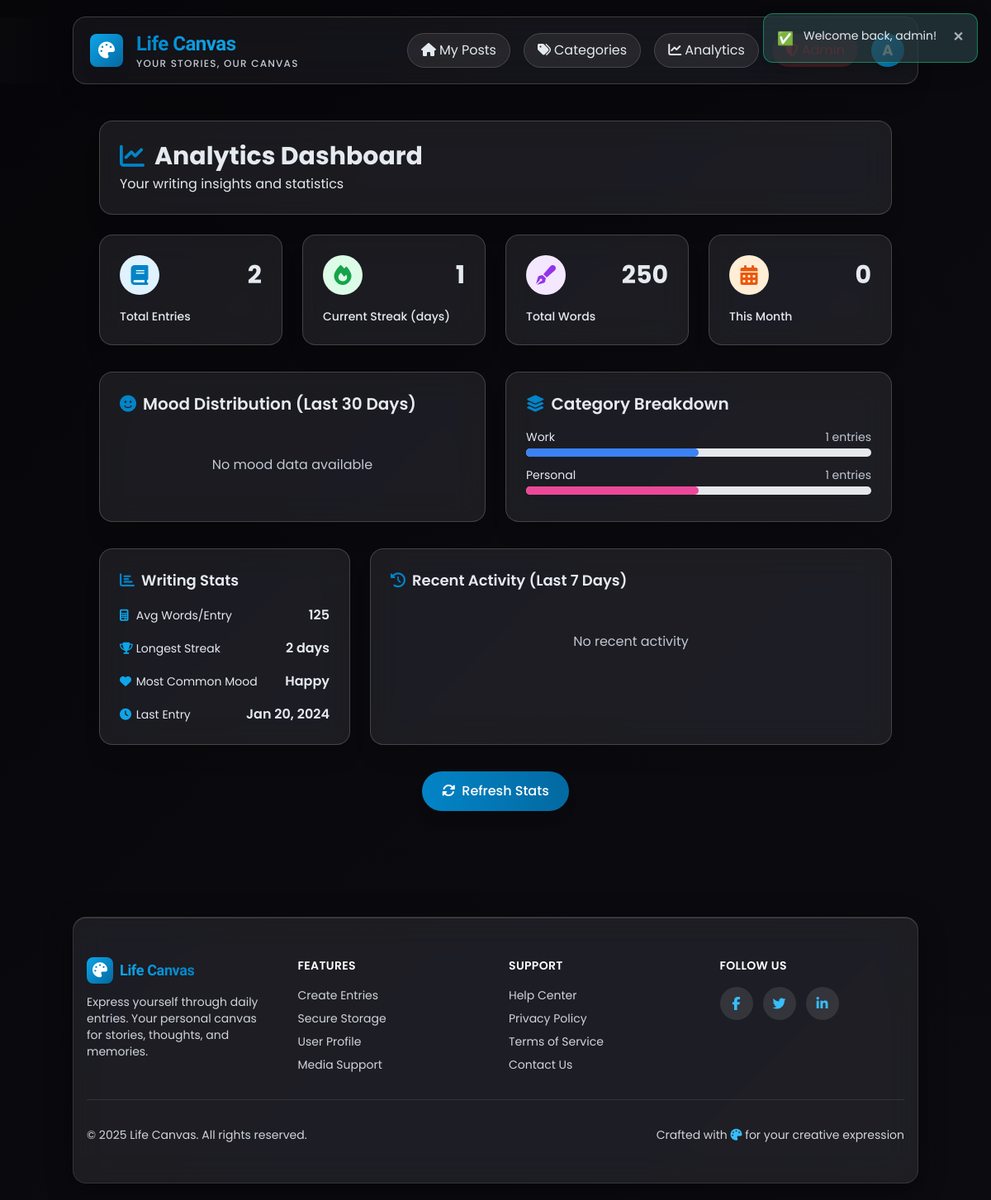
/analytics.php (signed in), run on the app's committed database.
### tables this page shows
CREATE TABLE IF NOT EXISTS user_stats (
  user_id INT UNSIGNED PRIMARY KEY,
  total_entries INT UNSIGNED DEFAULT 0,
  total_words INT UNSIGNED DEFAULT 0,
  longest_streak INT UNSIGNED DEFAULT 0,
  current_streak INT UNSIGNED DEFAULT 0,
  avg_words_per_entry DECIMAL(10, 2) DEFAULT 0,
  most_common_mood VARCHAR(30) NULL,
  last_entry_date DATE NULL,
  updated_at TIMESTAMP DEFAULT CURRENT_TIMESTAMP ON UPDATE CURRENT_TIMESTAMP,
  CONSTRAINT fk_user_stats FOREIGN KEY (user_id) REFERENCES users(user_id) ON DELETE CASCADE
);

### config/config.php (called while the page is built)
<?php
return [
    'db' => [
        'host' => '127.0.0.1',
        'port' => 3306,
        'name' => 'diary_app',
        'user' => 'root',
        'pass' => '',
        'charset' => 'utf8mb4'
    ],
    'app' => [
        'base_url' => '',
        'session_name' => 'diaryapp_sess',
        'display_errors' => true
    ],
    'uploads' => [
        'dir' => __DIR__ . '/../uploads',
        'max_size_bytes' => 5 * 1024 * 1024,
        'allowed_mime' => [
            'image/jpeg', 'image/png', 'image/gif', 'image/webp',
            'audio/mpeg', 'audio/wav', 'audio/ogg'
        ]
    ]
];

### lib/auth.php (called while the page is built, shortened)
<?php
require_once __DIR__ . '/../config/db.php';
require_once __DIR__ . '/utils.php';
function start_session_once(): void {
    $config = require __DIR__ . '/../config/config.php';
}
function is_logged_in(): bool {
    return isset($_SESSION['user_id']);
}
function current_user_id(): ?int {
    return is_logged_in() ? (int)$_SESSION['user_id'] : null;
}
function get_logged_in_user(): ?array {
    require_once __DIR__ . '/db.php';
    return db_one("SELECT u.*, r.role_name
                   FROM users u
                   LEFT JOIN roles r ON u.role_id = r.role_id
                   WHERE u.user_id = ?", [current_user_id()]);
}

### config/db.php (called while the page is built, shortened)
<?php
$config = require __DIR__ . '/config.php';
function get_pdo(): PDO {
    static $pdo = null;
    if ($pdo !== null) return $pdo;
    $config = require __DIR__ . '/config.php';
    $dsn = sprintf('mysql:host=%s;port=%d;dbname=%s;charset=%s',
        $config['db']['host'],
        $config['db']['port'],
        $config['db']['name'],
        $config['db']['charset']
    );
    $options = [
        PDO::ATTR_ERRMODE => PDO::ERRMODE_EXCEPTION,
        PDO::ATTR_DEFAULT_FETCH_MODE => PDO::FETCH_ASSOC,
        PDO::ATTR_EMULATE_PREPARES => false,
    ];
    try {
        $pdo = new PDO($dsn, $config['db']['user'], $config['db']['pass'], $options);
    } catch (PDOException $e) {
        http_response_code(500);
        echo 'Database connection failed.';
        exit;
    }
    return $pdo;
}

### lib/db.php (called while the page is built, shortened)
<?php
require_once __DIR__ . '/../config/db.php';
function db(): PDO {
    return get_pdo();
}
function db_all(string $sql, array $params = []): array {
    $stmt = db()->prepare($sql);
    $stmt->execute($params);
    return $stmt->fetchAll();
}
function db_one(string $sql, array $params = []): ?array {
    $stmt = db()->prepare($sql);
    $stmt->execute($params);
    $row = $stmt->fetch();
    return $row === false ? null : $row;
}

### lib/utils.php (called while the page is built, shortened)
<?php
function e(string $value): string {
    return htmlspecialchars($value, ENT_QUOTES, 'UTF-8');
}
function app_base_url(): string {
    $config = require __DIR__ . '/../config/config.php';
    if (!empty($_SERVER['SCRIPT_NAME'])) {
        $dir = rtrim(str_replace('\\', '/', dirname($_SERVER['SCRIPT_NAME'])), '/');
        return $dir;
    }
    return '';
}
function get_user_stats(int $userId): ?array {
    require_once __DIR__ . '/db.php';
    return db_one("SELECT * FROM user_stats WHERE user_id = ?", [$userId]);
}

### analytics.php (the view, shortened to what this page needs)
<?php
require_once 'lib/auth.php';
require_once 'lib/db.php';
require_once 'lib/utils.php';
$user_id = current_user_id();
$stats = get_user_stats($user_id);
$mood_data = db_all("CALL sp_get_mood_distribution(?, DATE_SUB(CURDATE(), INTERVAL 30 DAY), CURDATE())", [$user_id]);
$category_stats = db_all("SELECT c.category_name, c.color, c.icon, COUNT(e.entry_id) as count
                          FROM categories c
                          LEFT JOIN entries e ON c.category_id = e.category_id AND e.user_id = ? AND e.is_deleted = FALSE
                          GROUP BY c.category_id
                          HAVING count > 0
                          ORDER BY count DESC", [$user_id]);
$recent_entries = db_all("SELECT DATE(timestamp) as date, COUNT(*) as count
                          FROM entries
                          WHERE user_id = ? AND is_deleted = FALSE
                          AND timestamp >= DATE_SUB(CURDATE(), INTERVAL 30 DAY)
                          GROUP BY DATE(timestamp)
                          ORDER BY date DESC
                          LIMIT 30", [$user_id]);
$this_month_count = db_one("SELECT COUNT(*) as count FROM entries
                             WHERE user_id = ? AND is_deleted = FALSE
                             AND MONTH(timestamp) = MONTH(CURDATE())
                             AND YEAR(timestamp) = YEAR(CURDATE())", [$user_id])['count'];
include 'partials/head.php';
?>
<div class="container mx-auto px-4 py-8 max-w-7xl">
    <div class="glass rounded-2xl shadow-xl p-6 mb-6">
        <h1 class="text-3xl font-bold text-gray-800 dark:text-white flex items-center gap-3">
            <i class="fas fa-chart-line text-primary-600"></i>
            Analytics Dashboard
        </h1>
        <p class="text-gray-600 dark:text-gray-400 mt-1">Your writing insights and statistics</p>
    </div>
    <div class="grid grid-cols-1 md:grid-cols-2 lg:grid-cols-4 gap-6 mb-8">
        <div class="glass rounded-2xl shadow-xl p-6">
            <div class="flex items-center justify-between mb-4">
                <div class="w-12 h-12 rounded-full bg-primary-100 dark:bg-primary-900/30 flex items-center justify-center">
                    <i class="fas fa-book text-2xl text-primary-600 dark:text-primary-400"></i>
                </div>
                <span class="text-3xl font-bold text-gray-800 dark:text-white"><?= $stats['total_entries'] ?? 0 ?></span>
            </div>
            <p class="text-gray-600 dark:text-gray-400 text-sm font-medium">Total Entries</p>
        </div>
        <div class="glass rounded-2xl shadow-xl p-6">
            <div class="flex items-center justify-between mb-4">
                <div class="w-12 h-12 rounded-full bg-green-100 dark:bg-green-900/30 flex items-center justify-center">
                    <i class="fas fa-fire text-2xl text-green-600 dark:text-green-400"></i>
                </div>
                <span class="text-3xl font-bold text-gray-800 dark:text-white"><?= $stats['current_streak'] ?? 0 ?></span>
            </div>
            <p class="text-gray-600 dark:text-gray-400 text-sm font-medium">Current Streak (days)</p>
        </div>
        <div class="glass rounded-2xl shadow-xl p-6">
            <div class="flex items-center justify-between mb-4">
                <div class="w-12 h-12 rounded-full bg-purple-100 dark:bg-purple-900/30 flex items-center justify-center">
                    <i class="fas fa-pen-fancy text-2xl text-purple-600 dark:text-purple-400"></i>
                </div>
                <span class="text-3xl font-bold text-gray-800 dark:text-white"><?= number_format($stats['total_words'] ?? 0) ?></span>
            </div>
            <p class="text-gray-600 dark:text-gray-400 text-sm font-medium">Total Words</p>
        </div>
        <div class="glass rounded-2xl shadow-xl p-6">
            <div class="flex items-center justify-between mb-4">
                <div class="w-12 h-12 rounded-full bg-orange-100 dark:bg-orange-900/30 flex items-center justify-center">
                    <i class="fas fa-calendar-alt text-2xl text-orange-600 dark:text-orange-400"></i>
                </div>
                <span class="text-3xl font-bold text-gray-800 dark:text-white"><?= $this_month_count ?></span>
            </div>
            <p class="text-gray-600 dark:text-gray-400 text-sm font-medium">This Month</p>
        </div>
    </div>
    <div class="grid grid-cols-1 lg:grid-cols-2 gap-6 mb-8">
        <div class="glass rounded-2xl shadow-xl p-6">
            <h2 class="text-xl font-semibold text-gray-800 dark:text-white mb-4 flex items-center gap-2">
                <i class="fas fa-smile text-primary-600"></i>
                Mood Distribution (Last 30 Days)
            </h2>
            <?php if (!empty($mood_data)): ?>
            <div class="space-y-3">
                <?php foreach ($mood_data as $mood): ?>
                <div>
                    <div class="flex justify-between text-sm mb-1">
                        <span class="text-gray-700 dark:text-gray-300"><?= e($mood['mood']) ?></span>
                        <span class="text-gray-500 dark:text-gray-400"><?= $mood['percentage'] ?>%</span>
                    </div>
                    <div class="w-full bg-gray-200 dark:bg-gray-700 rounded-full h-2.5">
                        <div class="bg-gradient-to-r from-primary-500 to-primary-600 rounded-full h-2.5 transition-all duration-500" style="width: <?= $mood['percentage'] ?>%"></div>
                    </div>
                </div>
                <?php endforeach; ?>
            </div>
            <?php else: ?>
            <p class="text-gray-500 dark:text-gray-400 text-center py-8">No mood data available</p>
            <?php endif; ?>
        </div>
        <div class="glass rounded-2xl shadow-xl p-6">
            <h2 class="text-xl font-semibold text-gray-800 dark:text-white mb-4 flex items-center gap-2">
                <i class="fas fa-layer-group text-primary-600"></i>
                Category Breakdown
            </h2>
            <?php if (!empty($category_stats)): ?>
            <div class="space-y-3">
                <?php foreach ($category_stats as $cat): ?>
                <div>
                    <div class="flex justify-between text-sm mb-1">
                        <span class="text-gray-700 dark:text-gray-300"><?= e($cat['category_name']) ?></span>
                        <span class="text-gray-500 dark:text-gray-400"><?= $cat['count'] ?> entries</span>
                    </div>
                    <div class="w-full bg-gray-200 dark:bg-gray-700 rounded-full h-2.5">
                        <div class="rounded-full h-2.5 transition-all duration-500" style="width: <?= ($cat['count'] / $stats['total_entries']) * 100 ?>%; background-color: <?= e($cat['color']) ?>"></div>
                    </div>
                </div>
                <?php endforeach; ?>
            </div>
            <?php else: ?>
            <p class="text-gray-500 dark:text-gray-400 text-center py-8">No category data available</p>
            <?php endif; ?>
        </div>
    </div>
    <div class="grid grid-cols-1 lg:grid-cols-3 gap-6">
        <div class="glass rounded-2xl shadow-xl p-6">
            <h3 class="text-lg font-semibold text-gray-800 dark:text-white mb-4 flex items-center gap-2">
                <i class="fas fa-chart-bar text-primary-600"></i>
                Writing Stats
            </h3>
            <div class="space-y-4">
                <div class="flex justify-between items-center">
                    <span class="text-gray-600 dark:text-gray-400 text-sm">
                        <i class="fas fa-calculator text-primary-500 w-4"></i> Avg Words/Entry
                    </span>
                    <span class="text-gray-800 dark:text-white font-semibold"><?= number_format($stats['avg_words_per_entry'] ?? 0, 0) ?></span>
                </div>
                <div class="flex justify-between items-center">
                    <span class="text-gray-600 dark:text-gray-400 text-sm">
                        <i class="fas fa-trophy text-primary-500 w-4"></i> Longest Streak
                    </span>
                    <span class="text-gray-800 dark:text-white font-semibold"><?= $stats['longest_streak'] ?? 0 ?> days</span>
                </div>
                <div class="flex justify-between items-center">
                    <span class="text-gray-600 dark:text-gray-400 text-sm">
                        <i class="fas fa-heart text-primary-500 w-4"></i> Most Common Mood
                    </span>
                    <span class="text-gray-800 dark:text-white font-semibold"><?= $stats['most_common_mood'] ?? '-' ?></span>
                </div>
                <div class="flex justify-between items-center">
                    <span class="text-gray-600 dark:text-gray-400 text-sm">
                        <i class="fas fa-clock text-primary-500 w-4"></i> Last Entry
                    </span>
                    <span class="text-gray-800 dark:text-white font-semibold"><?= $stats['last_entry_date'] ? date('M d, Y', strtotime($stats['last_entry_date'])) : '-' ?></span>
                </div>
            </div>
        </div>
        <div class="glass rounded-2xl shadow-xl p-6 lg:col-span-2">
            <h3 class="text-lg font-semibold text-gray-800 dark:text-white mb-4 flex items-center gap-2">
                <i class="fas fa-history text-primary-600"></i>
                Recent Activity (Last 7 Days)
            </h3>
            <?php if (!empty($recent_entries)): ?>
            <div class="grid grid-cols-7 gap-2">
                <?php foreach (array_reverse($recent_entries) as $entry): ?>
                <div class="text-center">
                    <div class="text-xs text-gray-500 dark:text-gray-400 mb-1"><?= date('M j', strtotime($entry['date'])) ?></div>
                    <div class="mx-auto rounded-lg bg-gradient-to-t from-primary-500 to-primary-300 transition-all duration-300 hover:scale-110" style="opacity: <?= min($entry['count'] / 3, 1) ?>; height: <?= min($entry['count'] * 20, 48) ?>px; width: 100%; max-width: 40px;"></div>
                    <div class="text-xs text-gray-600 dark:text-gray-400 mt-1 font-semibold"><?= $entry['count'] ?></div>
                </div>
                <?php endforeach; ?>
            </div>
            <?php else: ?>
            <p class="text-gray-500 dark:text-gray-400 text-center py-8">No recent activity</p>
            <?php endif; ?>
        </div>
    </div>
    <div class="mt-8 text-center">
        <button onclick="location.reload()" class="px-6 py-3 rounded-full bg-gradient-to-r from-primary-600 to-primary-700 hover:from-primary-700 hover:to-primary-800 text-white font-medium shadow-lg hover:shadow-xl transition transform hover:scale-105">
            <i class="fas fa-sync-alt mr-2"></i>Refresh Stats
        </button>
    </div>
</div>
<?php include 'partials/footer.php'; ?>

### assets/css/theme.css (style rules this page uses)
:root { color-scheme: dark; --bg-0:rgba(20, 20, 30, 0.5); --bg-1:rgba(30, 30, 45, 0.7); --bg-2:rgba(40, 40, 55, 0.6); --text:#E5E9F0; --text-secondary:#C2C8D2; --muted:#A0A8B8; --border:rgba(255, 255, 255, 0.15); --primary-500:#0ea5e9; --primary-600:#0284c7; --primary-700:#06b6d4; --accent:#06b6d4; --ring:rgba(14, 165, 233, 0.4); --ok-green:#10b981; --ok-yellow:#fbbf24; --ok-red:#ef4444; }
html, body { background: #0a0a0f; color: var(--text); overflow-x: hidden; position: relative; }
body::before { content: ''; position: fixed; top: 0; left: 0; width: 100%; height: 100%; background-image: url('../BG.jpg'); background-size: cover; background-position: center; background-repeat: no-repeat; background-attachment: fixed; pointer-events: none; z-index: 0; }
body::after { content: ''; position: fixed; top: 0; left: 0; width: 100%; height: 100%; background: rgba(0, 0, 0, 0.6); pointer-events: none; z-index: 0; }
.gradient-bg { background: linear-gradient(135deg, var(--bg-0) 0%, var(--bg-1) 55%, var(--bg-2) 100%); position: relative; z-index: 1; }
.glass { background: rgba(255, 255, 255, 0.08); backdrop-filter: blur(20px) saturate(180%); -webkit-backdrop-filter: blur(20px) saturate(180%); border: 1px solid rgba(255, 255, 255, 0.18); border-radius: 16px; box-shadow: 0 8px 32px 0 rgba(0, 0, 0, 0.37), inset 0 1px 0 0 rgba(255, 255, 255, 0.15); transition: all 0.4s cubic-bezier(0.4, 0, 0.2, 1); position: relative; overflow: hidden; }
.glass::before { content: ''; position: absolute; top: 0; left: -100%; width: 100%; height: 100%; background: linear-gradient( 90deg, transparent, rgba(255, 255, 255, 0.1), transparent ); transition: left 0.5s; }
.text-gray-600, .text-gray-700, .text-gray-800 { color: var(--text) !important; }
.text-gray-500 { color: var(--text-secondary) !important; }
html { scroll-behavior: smooth; }
body { font-family: 'Poppins', sans-serif; }

### data on the page
user_stats: total_entries "2", current_streak "1", total_words "250", avg_words_per_entry "125", longest_streak "2", most_common_mood "Happy", last_entry_date "Jan 20, 2024"

### other printed values
$f['msg'] "Welcome back, admin!"
$this_month_count "0"
$cat['category_name'] "Work"
$cat['count'] "1"
$cat['category_name'] "Personal"
